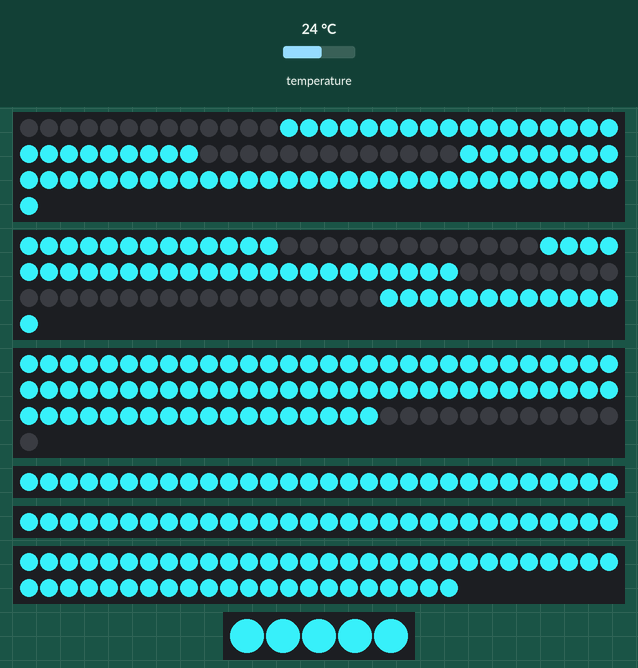
The sketch below on a simulated Arduino Uno, built with avr-gcc and run on an emulated ATmega328P. On the bench: 3 × 91 RGB LEDs in strip order, left to right, continuing on the next row, 2 × 30 RGB LEDs in strip order, left to right, 52 RGB LEDs in strip order, left to right, continuing on the next row, 5 RGB LEDs in strip order, left to right. The inputs (shaded band) are chosen by the test bench; at power-on: temperature 24 °C.

Above: at 4.4 s.
4.5 s: temperature set to 28 °C
At 7.8 s:
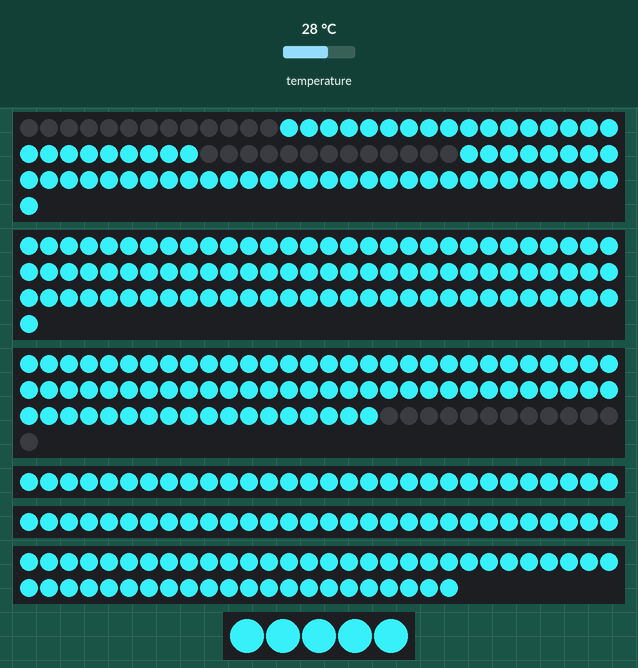
8.2 s: temperature set to 33 °C
At 9.7 s:
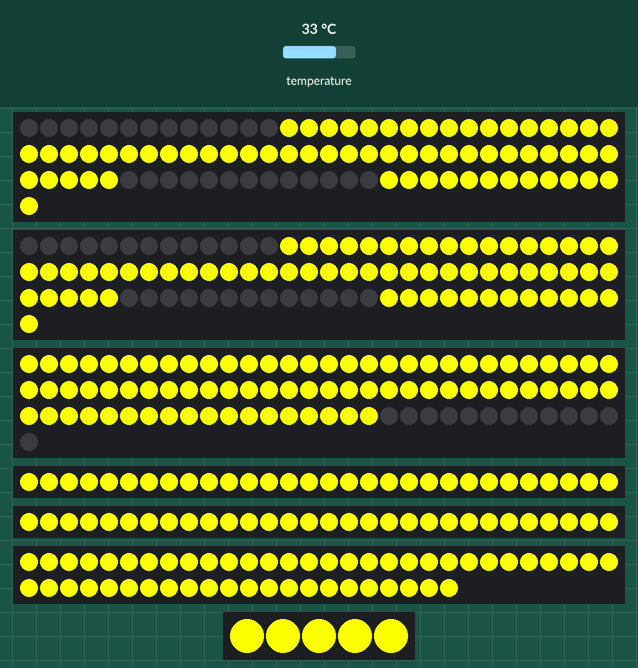
11.9 s: temperature set to 41 °C
At 12.6 s:
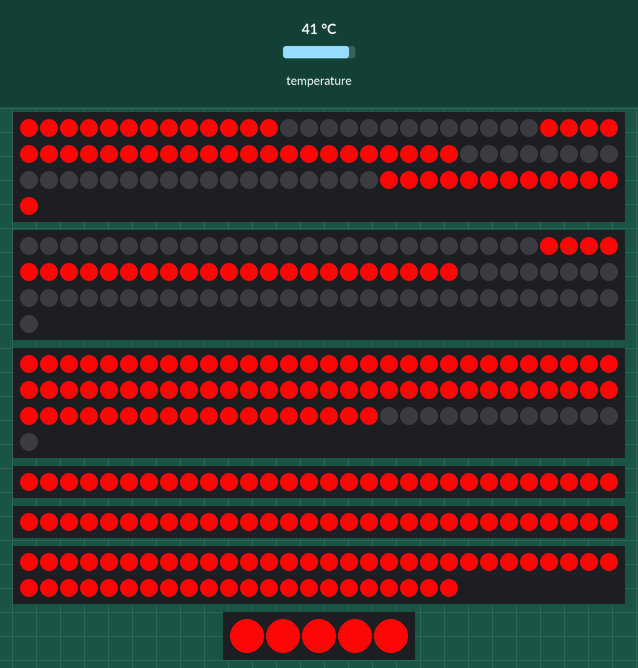
15.6 s: temperature set to 9 °C
At 18.3 s:
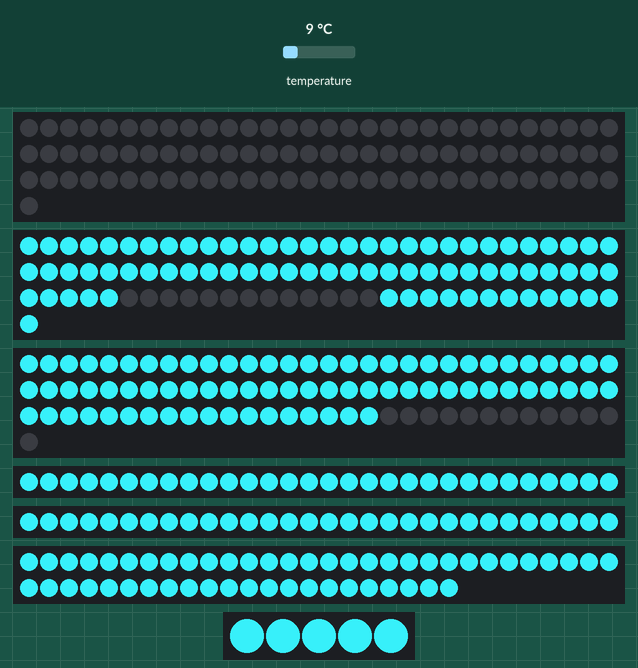
Timing chart, 0 to 19.8 s (numbered marks = the images above; inputs shaded):
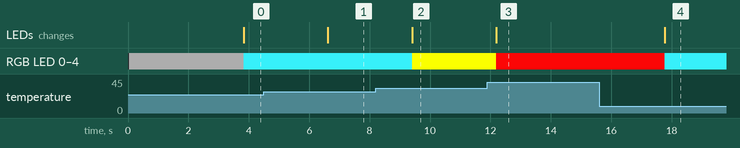

Measured:
- after the input at 4.5 s, the LEDs: change after 2.1 s (image 1)
- after the input at 8.2 s, RGB LED 0–4: RGB(52, 228, 237) → RGB(251, 255, 0) after 1.2 s; the LEDs: change after 1.2 s (image 2)
- after the input at 11.9 s, RGB LED 0–4: RGB(251, 255, 0) → RGB(244, 6, 6) after 0.29 s; the LEDs: change after 0.29 s (image 3)
- after the input at 15.6 s, RGB LED 0–4: RGB(244, 6, 6) → RGB(52, 228, 237) after 2.2 s; the LEDs: change after 2.2 s (image 4)

The sketch:

termometer.ino
```cpp
#include "constants.h";
#include <OneWire.h>
#include "digit.h"
//#include <Adafruit_NeoPixel.h>/
#include <OneWire.h>
#include <DallasTemperature.h>

OneWire onewire(ONEWIRE_PIN);
DallasTemperature sensors(&onewire);

int r = 50, g = 50, b = 50;

Digit digit1(LED_COUNT, DISPLAY_1_PIN);
Digit digit2(LED_COUNT, DISPLAY_2_PIN);
Digit digit3(LED_COUNT, DISPLAY_3_PIN);
const Adafruit_NeoPixel extra1 = Adafruit_NeoPixel(DISPLAY_EXTRA_1_LED_COUNT, DISPLAY_EXTRA_1_PIN, NEO_GRB + NEO_KHZ800);
const Adafruit_NeoPixel extra2 = Adafruit_NeoPixel(DISPLAY_EXTRA_2_LED_COUNT, DISPLAY_EXTRA_2_PIN, NEO_GRB + NEO_KHZ800);
const Adafruit_NeoPixel extra3 = Adafruit_NeoPixel(DISPLAY_EXTRA_3_LED_COUNT, DISPLAY_EXTRA_3_PIN, NEO_GRB + NEO_KHZ800);
const Adafruit_NeoPixel extra4 = Adafruit_NeoPixel(DISPLAY_EXTRA_4_LED_COUNT, DISPLAY_EXTRA_4_PIN, NEO_GRB + NEO_KHZ800);

void setup() {
  while(!Serial);
  Serial.begin(9600);
  sensors.begin();
  digit1.begin();
  digit2.begin();
  digit3.begin();
  extra1.begin();
  extra2.begin();
  extra3.begin();
  extra4.begin();
  displayExtras();
  digit1.test();
  digit2.test();
  digit3.test();
  delay(3000);
}

void loop() {
  sensors.requestTemperaturesByAddress(deviceAddress);
  float temp = sensors.getTempC(deviceAddress);
  const String tempStr = String(temp, 1);

  setColors(temp);
  displayExtras();
  digit1.r = r, digit1.g = g, digit1.b = b;
  digit2.r = r, digit2.g = g, digit2.b = b;
  digit3.r = r, digit3.g = g, digit3.b = b;

  if (temp >= 0 && temp < 10) {
    digit1.reset();
    digit1.apply();
    digit2.display(tempStr.substring(0,1).toInt());
    digit3.display(tempStr.substring(2,3).toInt());
    delay(2000);
  } else if (temp >= 10) {
    digit1.display(tempStr.substring(0,1).toInt());
    digit2.display(tempStr.substring(1,2).toInt());
    digit3.display(tempStr.substring(3,4).toInt());
    delay(2000);
  } else if (temp <= 0 && temp > -10) {
    digit1.reset();
    digit1.apply();
    digit2.display(tempStr.substring(1,2).toInt());
    digit3.display(tempStr.substring(3,4).toInt());
    delay(1000);
    digit2.reset();
    digit2.apply();
    digit3.reset();
    digit3.apply();
    delay(300);
  } else {
    digit1.display(tempStr.substring(1,2).toInt());
    digit2.display(tempStr.substring(2,3).toInt());
    digit3.display(tempStr.substring(4,5).toInt());
    delay(1000);
    digit1.reset();
    digit1.apply();
    digit2.reset();
    digit2.apply();
    digit3.reset();
    digit3.apply();
    delay(300);
  }
}

void displayExtras() {
  for (int i = 0; i < DISPLAY_EXTRA_1_LED_COUNT; i++) {
    extra1.setPixelColor(i, r, g, b);
  }
  extra1.show();

  for (int i = 0; i < DISPLAY_EXTRA_2_LED_COUNT; i++) {
    extra2.setPixelColor(i, r, g, b);
  }

  extra2.show();

  for (int i = 0; i < DISPLAY_EXTRA_3_LED_COUNT; i++) {
    extra3.setPixelColor(i, r, g, b);
  }

  extra3.show();

  for (int i = 0; i < DISPLAY_EXTRA_4_LED_COUNT; i++) {
    extra4.setPixelColor(i, r, g, b);
  }

  extra4.show();
}

void setColors(int temp) {
  if (temp < 30) {
     r = 52;
     g = 228;
     b = 237;
  }

  if (temp >= 30 && temp < 36) {
     r = 251;
     g = 255;
     b = 0;
  }

  if (temp >= 36 && temp < 39) {
     r = 255;
     g = 140;
     b = 0;
  }

  if (temp >= 39) {
     r = 244;
     g = 6;
     b = 6;
  }
}
```

constants.h
```cpp
 #ifndef CONSTANTS_H
#define CONSTANTS_H
#include <DallasTemperature.h>

const int DISPLAY_1_PIN = 3;
const int DISPLAY_2_PIN = 4;
const int DISPLAY_3_PIN = 5;
const int LED_COUNT = 91;
const int INTERVAL = 1000;
const byte ONEWIRE_PIN = 2;
DeviceAddress deviceAddress = {0x28, 0x79, 0x27, 0x76, 0xE0, 0x01, 0x3C, 0x06};

const int DISPLAY_EXTRA_1_PIN = 6;
const int DISPLAY_EXTRA_1_LED_COUNT = 30;
const int DISPLAY_EXTRA_2_PIN = 7;
const int DISPLAY_EXTRA_2_LED_COUNT = 30;
const int DISPLAY_EXTRA_3_PIN = 8;
const int DISPLAY_EXTRA_3_LED_COUNT = 52;
const int DISPLAY_EXTRA_4_PIN = 9;
const int DISPLAY_EXTRA_4_LED_COUNT = 5;

#endif
```

digit.cpp
```cpp
#include <Adafruit_NeoPixel.h>
#include "Arduino.h"
#include "digit.h"

Digit::Digit(int ledCount, int pin) {
  _pixels = Adafruit_NeoPixel(ledCount, pin, NEO_GRB + NEO_KHZ800);
  _pixels.begin();
  _pin = pin;
  _ledCount = ledCount;
}

void Digit::begin() {
  _pixels.begin();
}

void Digit::reset() {
  for (int i = 0; i < _ledCount; i++) {
    _pixels.setPixelColor(i, 0, 0, 0);
  }
}

void Digit::apply() {
  _pixels.show();
}

void Digit::test() {
  for (int i = 0; i < _ledCount; i++) {
    _pixels.setPixelColor(i, 100, 100, 100);
  }
  _pixels.show();
}

void Digit::displayTopLeft() {
  for(int i = 0; i < 13; i++) {
    _pixels.setPixelColor(i, r, g, b);
  }
}

void Digit::displayTop() {
  for(int i = 0; i < 13; i++) {
    _pixels.setPixelColor(i + 13, r, g, b);
  }
}

void Digit::displayTopRight() {
  for(int i = 0; i < 13; i++) {
    _pixels.setPixelColor(i + 26, r, g, b);
  }
}

void Digit::Digit::displayBottomRight() {
  for(int i = 0; i < 13; i++) {
    _pixels.setPixelColor(i + 39, r, g, b);
  }
}

void Digit::displayBottom() {
  for(int i = 0; i < 13; i++) {
    _pixels.setPixelColor(i + 52, r, g, b);
  }
}

void Digit::displayBottomLeft() {
  for(int i = 0; i < 13; i++) {
    _pixels.setPixelColor(i + 65, r, g, b);
  }
}

void Digit::displayCenter() {
  for(int i = 0; i < 13; i++) {
    _pixels.setPixelColor(i + 78, r, g, b);
  }
}

void Digit::display(int num) {
  Digit::reset();
  switch(num) {
    case 0:
      displayTop();
      displayTopLeft();
      displayTopRight();
      displayBottomLeft();
      displayBottomRight();
      displayBottom();
      _pixels.show();
    break;

    case 1:
      displayTopRight();
      displayBottomRight();
      _pixels.show();
    break;

    case 2:
      displayTop();
      displayTopRight();
      displayCenter();
      displayBottomLeft();
      displayBottom();
      _pixels.show();
    break;

    case 3:
      displayTop();
      displayTopRight();
      displayCenter();
      displayBottomRight();
      displayBottom();
      _pixels.show();
    break;

    case 4:
      displayTopLeft();
      displayTopRight();
      displayCenter();
      displayBottomRight();
      _pixels.show();
    break;

    case 5:
      displayTop();
      displayTopLeft();
      displayCenter();
      displayBottomRight();
      displayBottom();
      _pixels.show();
    break;

    case 6:
      displayTop();
      displayTopLeft();
      displayCenter();
      displayBottomLeft();
      displayBottomRight();
      displayBottom();
      _pixels.show();
    break;

    case 7:
      displayTop();
      displayTopRight();
      displayBottomRight();
      _pixels.show();
    break;

    case 8:
      displayTop();
      displayTopLeft();
      displayTopRight();
      displayCenter();
      displayBottomLeft();
      displayBottomRight();
      displayBottom();
      _pixels.show();
    break;

    case 9:
      displayTop();
      displayTopLeft();
      displayTopRight();
      displayCenter();
      displayBottomRight();
      displayBottom();
      _pixels.show();
    break;
  }
}
```

digit.h
```cpp
#include <Adafruit_NeoPixel.h>
#ifndef Digit_h
#define Digit_h

class Digit {
  public:
    Digit(int _ledCount, int _pin);
    void begin();
    void test();
    void reset();
    void displayTop();
    void displayTopLeft();
    void displayTopRight();
    void displayBottom();
    void displayBottomLeft();
    void displayBottomRight();
    void displayCenter();
    void display(int num);
    void apply();
    int r;
    int g;
    int b;
  private:
    Adafruit_NeoPixel _pixels;
    byte *_ledCount;
    byte *_pin;
};

#endif
```
